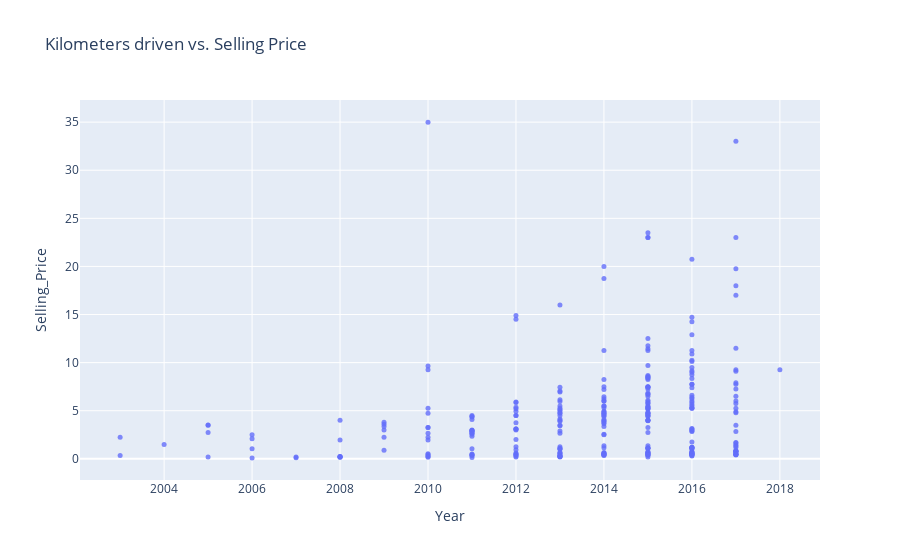

Notebook source saved alongside this figure:
### Markdown cell above
Comme nous pouvons le voir, plus le prix actuel est élevé, plus le prix de vente est élevé, ce qui est également intuitif car il n'y a pas beaucoup de changements entre le prix actuel et le prix de vente sur la base de cette observation.

### Code cell
fig = px.scatter(data, 
                 x='Year',
                 y='Selling_Price', 
                 opacity=0.8, 
                 title='Kilometers driven vs. Selling Price')
fig.update_traces(marker_size=5)
fig.show()

### Figure 1 — Plotly figure (JSON) as saved in the notebook; plotly's stock layout.template omitted (floating-point values rounded to 4 significant figures; data arrays with more than 128 entries replaced by an {"elided": "..."} marker saying what was removed)
{"data": [{"hovertemplate": "Year=%{x}<br>Selling_Price=%{y}<extra></extra>", "legendgroup": "", "marker": {"color": "#636efa", "opacity": 0.8, "size": 5, "symbol": "circle"}, "mode": "markers", "name": "", "orientation": "v", "showlegend": false, "type": "scatter", "x": {"elided": "301 int values"}, "xaxis": "x", "y": {"elided": "301 float values"}, "yaxis": "y"}], "layout": {"legend": {"tracegroupgap": 0}, "title": {"text": "Kilometers driven vs. Selling Price"}, "xaxis": {"anchor": "y", "domain": [0, 1], "title": {"text": "Year"}}, "yaxis": {"anchor": "x", "domain": [0, 1], "title": {"text": "Selling_Price"}}}}
